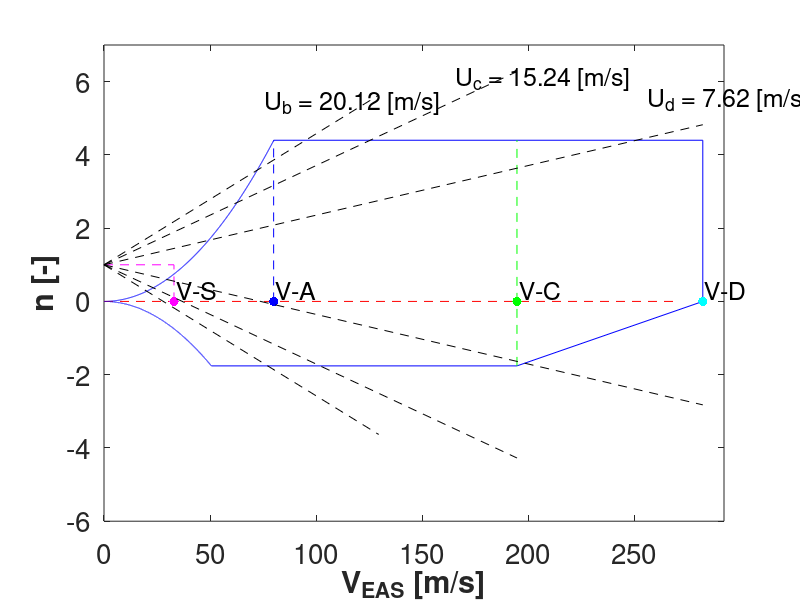

The MATLAB source for this figure:
clc; clear all

%Maneuver and Gust Diagrams 


%% Initial inputs
g = 9.81; %gravitational acceleration [m/s^2]
m = 1435.0; %total mass of aircraft [kg]
MTOW = m*g; %maximum take-off weight [N]
H = 2400.; %cruise altitude [m]
R = 287.; %Gas constant for air [m2/s2/K]
rho = 0.9664; %air density at sea level[kg/m^3]
L = -0.0065; %temperature lapse rate at troposphere [deg/m]
T = 288.15; %sea level temperature [K]
T_alt = T+L*H; %temperatute at chosen altitude [K]
rho_alt = rho*(T_alt/T)^(-(g/(L*R)+1)); %density at chosen altitude [kg/m^3]
Cl_max = 2.1; %max lift coefficient of aircraft [-]
Cl = 0.355; %lift coefficient at cruise [-], 0 deg angle of attack, -2 deg incidence
S = 9.52; %wing surface area [m^2]
n_max = 4.4; %maximum loading factor (CS23.333)
n_min = -0.4*n_max; % minimum loading factor (CS23.333)

%% V-n Diagram - axis and square curve

V_S = sqrt((2*MTOW)/(Cl_max*rho*S)); % stall speed (EAS) [m/s]
V_S = 33.0;
V_A = sqrt((n_max*2*MTOW)./(rho*Cl_max*S));  %design maneuver speed at max loading factor (EAS) [m/s] 
% V_A = V_S*sqrt(n_max);
V_A = 0:0.1:V_A; % vector for the first curve up until V_A
n = (V_A.^(2)*rho*Cl_max*S)./(2*MTOW);   % vector for load factors corresponging to V_A_eas


plot(V_A,n,'Color','blue')
hold on
line([0,270],[0,0],'LineStyle','--','Color','r') 

%% V-n Diagram - Horizontal upper part

V_C = sqrt((2*MTOW*n_max)/(rho*S*Cl)); %cruise speed at max loading factor (EAS)[m/s]

V_D = V_C*1.45 %design dive speed (CS23.333), (EAS) [m/s]

line([V_A(end), V_D],[n_max,n_max],'Color','blue') %horizontal max laod
line([V_D,V_D],[0,n_max],'Color','blue')


%% V-n Diagram - NEGATIVE PART

V_S_neg = sqrt((2*abs(n_min)*MTOW)./(rho*Cl_max*S)); %negative stall speed (TAS) [m/s]

line([V_D,V_C],[0,n_min],'Color','blue'); %negative slope line for negative load
line([V_C,V_S_neg],[n_min,n_min],'Color','blue'); %negative horizontal line for constant minimum load factor

V_S_neg = V_S_neg:-0.01:0;
n_neg = -(V_S_neg.^(2)*rho*Cl_max*S)./(2*MTOW);
plot(V_S_neg,n_neg,'Color','blue'); hold on

xlim([0,V_D+10])              
ylim([-6,7.0])            
ylabel('n [-]','fontweight','bold','fontsize',14)
xlabel('V_{EAS} [m/s]','fontweight','bold','fontsize',14)
% title('V-n Maneuver and Gust Diagram','fontweight','bold','fontsize',14)

%% Plot speeds and lines

line([V_S,V_S],[0,1],'LineStyle','--','Color','Magenta') %line for stall speed
line([0,V_S],[1,1],'LineStyle','--','Color','Magenta') %line for stall speed
plot(V_S,0,'.','MarkerSize',20,'Color','Magenta'); %dot for stall speed
x1 = V_S+1; %x location of text for stall speed
y1 = 0.3; %y location of text for stall speed
txt1 ='V-S'; %for stall speed
text(x1,y1,txt1,'FontSize',18) %for stall speed

line([V_A(end),V_A(end)],[0,n_max],'LineStyle','--','Color','blue') %line for maneuver speed
plot(V_A(end),0,'Marker','.','MarkerSize',20,'Color','blue');  %dot for maneuver speed
x1 = V_A(end)+1; %x location of text for maneuver speed
y1 = 0.3; %y location of text for maneuver speed
txt1 = 'V-A'; %for maneuver speed
text(x1,y1,txt1,'FontSize',18) %for maneuver speed

line([V_C,V_C],[n_min,n_max],'LineStyle','--','Color','green') %line for cruise speed
plot(V_C,0,'Marker','.','MarkerSize',20,'Color','green'); %dot for cruise speed
x1 = V_C+1; %x location of text for cruise speed
y1 = 0.3; %y location of text for cruise speed
txt1 = 'V-C'; %for cruise speed
text(x1,y1,txt1,'FontSize',18) %for cruise speed

plot(V_D,0,'Marker','.','MarkerSize',20,'Color','cyan'); %dot for dive speed
x1 = V_D+1; %x location of text for dive speed
y1 = 0.3; %y location of text for dive speed
txt1 = 'V-D'; %for dive speed
text(x1,y1,txt1,'FontSize',18) %for dive speed

%% Addition for Gust

WS = MTOW/S; %wing loading [N/m^2]
Cla = 6.76; %lift curve slope [1/rad] 4.76
mac = 1.036; %mean aerodynamic chord [m]
miu = (2*WS)/(rho_alt*mac*Cla*g); %aircraft mass ratio [-]
Kg = (0.88*miu)/(5.3+miu); %gust alleviation factor [-]
Ub = 20.12; %gust velocity for V_B from CS23.333 [m/s]
Uc = 15.24; %gust velocity for V_C from CS23.333 [m/s]
Ud = 7.62; %gust velocity for V_D from CS23.333 [m/s]
V_B = V_S*sqrt(1+((Kg*Ub*V_C*Cla)/(WS))); %bad weather velocity [m/s]

ng_b = 1+(Kg*rho*Ub*V_B*Cla)/(2*WS); %positive change in load factor due to gust in V_B
ng_b_neg = 1-(Kg*rho*Ub*V_B*Cla)/(2*WS); %negative change in load factor due to gust in V_B
ng_c = 1+(Kg*rho*Uc*V_C*Cla)/(2*WS); %positive change in load factor due to gust in V_C
ng_c_neg = 1-(Kg*rho*Uc*V_C*Cla)/(2*WS); %negative change in load factor due to gust in V_C
ng_d = 1+(Kg*rho*Ud*V_D*Cla)/(2*WS); %positive change in load factor due to gust in V_D
ng_d_neg = 1-(Kg*rho*Ud*V_D*Cla)/(2*WS); %negative change in load factor due to gust in V_D

line([0,V_B],[1,ng_b],'LineStyle','--','Color','black') % positive gust line for dive speed at Ub = 20.12 and V_B=74.32
line([0,V_B],[1,ng_b_neg],'LineStyle','--','Color','black') % negative gust line for dive speed at Ub = 20.12 and V_B=104.0585
x1 = V_B+1-10*5.5; %x location of text for dive speed
y1 = ng_b-0.2; %y location of text for dive speed
txt1 = 'U_{b} = 20.12 [m/s]'; %for dive speed
text(x1,y1,txt1,'FontSize',18) %for dive speed
line([0,V_C],[1,ng_c],'LineStyle','--','Color','black') % positive gust line for cruise speed at Uc = 15.24 and V_C=74.32
line([0,V_C],[1,ng_c_neg],'LineStyle','--','Color','black') % negative gust line for cruise speed at Uc = 15.24 and V_C=74.32
x1 = V_C+1 - 10*3; %x location of text for dive speed
y1 = ng_c-0.2; %y location of text for dive speed
txt1 = 'U_{c} = 15.24 [m/s]'; %for dive speed
text(x1,y1,txt1,'FontSize',18) %for dive speed
line([0,V_D],[1,ng_d],'LineStyle','--','Color','black') % positive gust line for dive speed at Ud = 7.62 and V_D=74.32
line([0,V_D],[1,ng_d_neg],'LineStyle','--','Color','black') % negative gust line for dive speed at Ud = 7.62 and V_D=104.0585
x1 = V_D-1-25; %x location of text for dive speed
y1 = ng_d+0.5+0.2; %y location of text for dive speed
txt1 = 'U_{d} = 7.62 [m/s]'; % for dive speed
text(x1,y1,txt1,'FontSize',18) % for dive speed

set(gca, "FontSize", 20)
